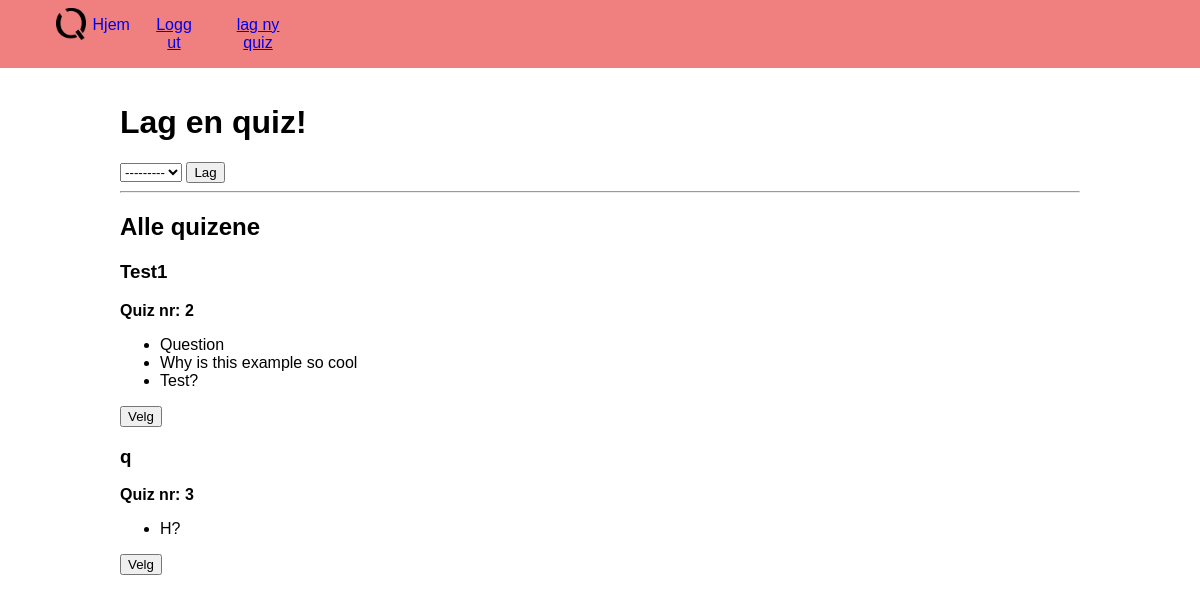
/quiz/lag-quiz/ (signed in), run on the app's committed database.
### quiz/models.py (models this page shows, shortened)
class Quizark(models.Model):
    title = models.CharField(max_length=100)
    file = models.FileField()
    question = models.ManyToManyField(Question, blank=True)
    playing_id = models.IntegerField(default=False)
    is_playing = models.BooleanField(default=False)
    created = models.DateTimeField(auto_now_add=False)
    def __str__(self):
        return self.title

class Question(models.Model):
    question = models.CharField(max_length=500)
    answer = models.CharField(max_length=100)

### quiz/views.py (the view, shortened to what this page needs)
# urls.py: path(r'quiz/lag-quiz/', views.CreateQuiz.as_view(), name='create_quiz'),
class CreateQuiz(LoginRequiredMixin, View):
    template_name = "quiz/create_quiz.html"
    def get(self, request):
        form = QuizCreateForm()
        if request.user:
            fav_quizes = request.user.favoritter.all()
        else:
            fav_quizes = None
        quizes = Quizark.objects.all()
        return render(request, self.template_name, {'form': form, "favs": fav_quizes, "quizes": quizes})

### quiz/forms.py
class QuizCreateForm(forms.Form):
    quizark = forms.ModelChoiceField(queryset=Quizark.objects.all())

### quiz/templates/quiz/create_quiz.html (shortened to what this page needs)
{% extends 'base.html' %}
{% block content %}
<div class="container">
    <h1>Lag en quiz!</h1>
    <form method="POST">
        {% for field in form %}
        {{ field }}
        {% endfor %}
        <button type="submit">Lag</button>
    </form>
    <hr>
    <h2>Alle quizene</h2>
    {% for quiz in quizes %}
    <h3>{{ quiz.title }}</h3>
    <strong>Quiz nr: {{ quiz.id }}</strong>
    <ul>
        {% for q in quiz.question.all|slice:":3"   %}
        <li>{{ q.question }}</li>
        {% endfor %}
    </ul>
    <button value="{{ quiz.id }}" class="choose">Velg</button>
    {% endfor %}
</div>
{% load static %}
{% endblock content %}

### quiz/static/css/base.css (style rules this page uses)
body { margin: 0; font-family: Arial; }
.container { margin: 3% 10%; }

### data on the page
Quizark: title "Test1", id "2"
Question: question "Question"
Question: question "Why is this example so cool"
Question: question "Test?"
Quizark: title "q", id "3"
Question: question "H?"
